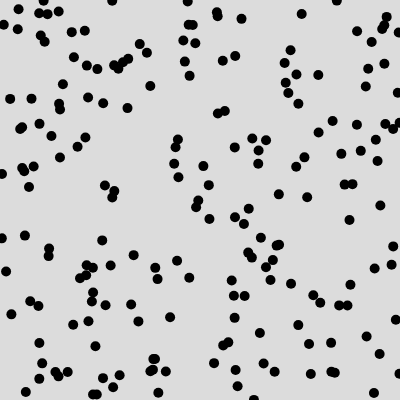
Frame 1 (no input)
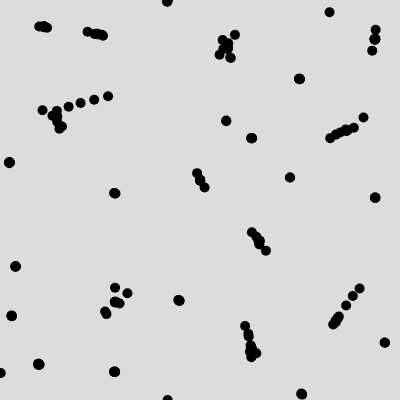
Frame 60 (no input)
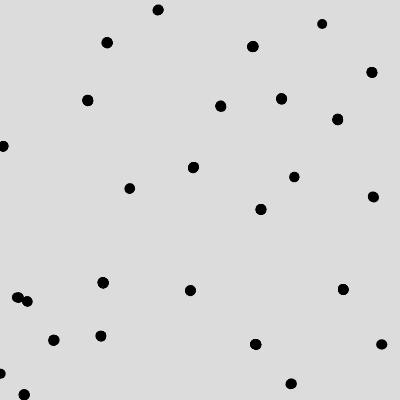
Frame 120 (the mouse pressed at the canvas centre since frame 60)

The p5.js sketch that drew these frames (run headless with seeded random() and noise() and a simulated clock; from frame 60 on, the mouse is pressed at the canvas centre):

// p5.js sketch
// ── sketch.js
// let quadtree;
// let boundary;
// let capacity = 1;
// let num  = 1000;


// let particals = [];

let boids = [];
let num = 200;



function setup() {
    createCanvas(400, 400);

    for(let i =0; i<num; i++){
        boids.push(new Boid(random(width), random(height)))
    }


    // for(let i=0; i<num; i++){
    //     particals[i] = new Partical(random(width), random(height));
    // }



    // boundary = new Rect(width/2, height/2, width/2, height/2);
    // quadtree = new Quadtree(boundary, capacity);
    //print(quadtree);
    

    // print(quadtree);
    
}

function draw() {
    background(220);
    for(let i = 0; i< num; i++){
        boids[i].flock(boids);
        boids[i].display();
        boids[i].update();
    }

    // quadtree.clearQuadtree();
    // // print(frameRate());

    // // Insert all particles into the quadtree
    // for (let i = 0; i < num; i++) {
    //     particals[i].collided = false; // Reset collision state
    //     let p = new Point(particals[i].x, particals[i].y, particals[i]);
    //     quadtree.insert(p);
    // }

    // // Check collisions efficiently
    // for (let i = 0; i < num; i++) {
    //     let range = new Rect(particals[i].x, particals[i].y, particals[i].r * 2, particals[i].r * 2);
    //     let foundPoints = [];
    //     quadtree.query(range, foundPoints);

    //     for (let j = 0; j < foundPoints.length; j++) {
    //         let p = foundPoints[j].userData;
    //         if (particals[i] !== p && particals[i].collides(p)) { 
    //             particals[i].collided = true;
    //             p.collided = true; 
    //             break;
    //         }
    //     }
    // }

    // // Update and display particles after collision checks
    // for (let i = 0; i < num; i++) {
    //     particals[i].update();
    //     particals[i].display();
    // }

    // quadtree.display();
}

// ── boid.js
let perceptionRadious = 30;

class Boid{

    constructor(x, y){
        this.position = createVector(x, y);
        this.velocity = p5.Vector.random2D();
        this.velocity.mult(random(-3, 3));
        this.acceleration = createVector(0, 0);
        this.maxSpeed = 1;
        this.maxForce = 1;
    }

    edges(){
        if(this.position.x > width){
            this.position.x = 0;
        }
        if(this.position.x < 0){
            this.position.x = width;
        }
        if(this.position.y > height){
            this.position.y = 0;
        }
        if(this.position.y < 0){
            this.position.y = height;
        }
    }

    update(){
        this.edges();
        this.position.add(this.velocity);
        this.velocity.add(this.acceleration);
        this.acceleration.mult(0);
    }

    // make flock of boids to travel in the same direction 
    alignment(boids){
        let steering = createVector();   // basically steering force 
        let total = 0; // number of neighbours

        for(let i=0; i<boids.length; i++){
            let d = dist(this.position.x, this.position.y, boids[i].position.x, boids[i].position.y);
            if(boids[i]!= this && d < perceptionRadious){
                steering.add(boids[i].velocity);
                total++;
            }
        }
        if(total>0){
            steering.div(total);
            steering.setMag(this.maxSpeed);
            steering.sub(this.velocity);
            steering.limit(this.maxForce);
        }
        return steering;
    }

    // this is will get the sentral position of the boids
    cohension(boids){

        let steering = createVector();  
        let total = 0; 

        for(let i=0; i<boids.length; i++){
            let d = dist(this.position.x, this.position.y, boids[i].position.x, boids[i].position.y);
            if(boids[i]!= this && d < perceptionRadious){
                steering.add(boids[i].position);
                total++;
            }
        }
        if(total>0){
            steering.div(total);
            // now we need the vector direction from the current position towords the center of mass 
            steering.sub(this.position);
            steering.setMag(this.maxSpeed);
            steering.sub(this.velocity);
            steering.limit(this.maxForce);
        }

        return steering;

    }

    flock(boids){

        let alignment = this.alignment(boids);
        let cohesion = this.cohension(boids);


        this.acceleration.add(alignment);
        this.acceleration.add(cohesion);

    }
    

    seperation(){

    }

    display(){
        noStroke();
        fill(0);
        ellipse(this.position.x, this.position.y,  10, 10)
    }

}
// ── partical.js
class Partical{
    constructor(x, y){
        this.x = x;
        this.y = y;
        this.r = 3;
        this.vx = random(-2,2);
        this.vy = random(-2,2);
        this.collided = false;
    }


    checkEdges(){
        if(this.x > width || this.x <0){
            this.vx *= -1;
        }
        if(this.y > height || this.y <0){
            this.vy *= -1;
        }
    }

    collides(partical){
        let distance = dist(this.x, this.y, partical.x, partical.y);
        if(distance <= this.r + partical.r){
            return true;
        }else{
            return false;
        }
    }

    update(){
        this.checkEdges()
        this.x += this.vx;
        this.y += this.vy;
    }


    display(){
        if(this.collided){
            fill(255, 0, 255);
        }else{
            fill(0);
        }
        noStroke();
        ellipse(this.x, this.y, this.r*2, this.r*2);
    }
}
// ── quadtree.js
class Point {
    constructor(x, y, userData) {
        this.x = x;
        this.y = y;
        this.userData = userData;
    }
}


// for boundary and range 
class Rect{
    constructor(x, y, width, height) {
        this.x = x;
        this.y = y;
        this.width = width;
        this.height = height;
    }

    contains(point){
        if(point.x >= this.x - this.width && 
            point.x < this.x + this.width && 
            point.y >= this.y - this.height && 
            point.y < this.y + this.height){
                return true;
            } else {
                return false;
                }
    }

    intersect(boundary) {
        return !(
            boundary.x - boundary.width > this.x + this.width ||
            boundary.x + boundary.width < this.x - this.width ||
            boundary.y - boundary.height > this.y + this.height ||
            boundary.y + boundary.height < this.y - this.height
        );
    }
    

}

class Quadtree{
    constructor(boundary , capacity){
        this.boundary = boundary;
        this.capacity = capacity;
        this.points = [];
        this.divided = false;
    }

    insert(point) {
        if (!this.boundary.contains(point)) {
            return false;  
        }
        
        if (this.points.length < this.capacity) {
            this.points.push(point);
            return true;
        }
        else{
            if(!this.divided){
                this.subdivide();
            }
            if(this.ne.insert(point)){
                return true;
            }
            else if(this.nw.insert(point)){
                return true;
            }
            else if(this.sw.insert(point)){
                return true;
            }
            else if(this.se.insert(point)){
                return true;
            }
        }
        return false;
    }
    

    clearQuadtree() {
        this.points = [];
        this.divided = false;
        this.ne = null;
        this.nw = null;
        this.se = null;
        this.sw = null;
    }
    

    subdivide() {
        let x = this.boundary.x;
        let y = this.boundary.y;
        let w = this.boundary.width / 2;
        let h = this.boundary.height / 2;
    
        let ne_boundary = new Rect(x + w, y - h, w, h);
        this.ne = new Quadtree(ne_boundary, this.capacity);
    
        let nw_boundary = new Rect(x - w, y - h, w, h);
        this.nw = new Quadtree(nw_boundary, this.capacity);
    
        let se_boundary = new Rect(x + w, y + h, w, h);
        this.se = new Quadtree(se_boundary, this.capacity);
    
        let sw_boundary = new Rect(x - w, y + h, w, h);
        this.sw = new Quadtree(sw_boundary, this.capacity);
    
        this.divided = true;
    }
    
    // finding point in particular range
    query(range, found){
        if(!range.intersect(this.boundary)){
            return;
        }else{
            for(let i=0; i<this.points.length; i++){
                if(range.contains(this.points[i])){
                    found.push(this.points[i]);
                }
            }
            if(this.divided){
                this.ne.query(range, found);
                this.nw.query(range, found);
                this.se.query(range, found);
                this.sw.query(range, found);
            }
        }
    }

    display() {
        noFill();
        stroke(0);
        //rectMode(CENTER);
        rect(this.boundary.x - this.boundary.width, 
             this.boundary.y - this.boundary.height, 
             this.boundary.width * 2, 
             this.boundary.height * 2);
    
        // Draw all points in the quadtree
        fill(0);
        for (let p of this.points) {
            ellipse(p.x, p.y, 3, 3);
        }

        if(this.divided){
            this.ne.display();
            this.nw.display();
            this.se.display();
            this.sw.display();
        }
    }
    
}
